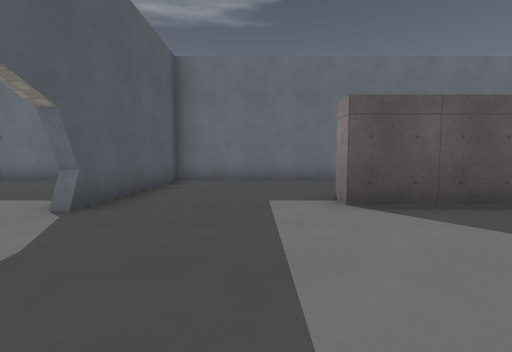
[1] (above)

24 first-person views from a walk through a 3-D level made in the Godot game engine. The camera is 1.3 m above the floor, tilts 4° down and sees 90° across. The floor is counted in squares, 2 m on a side. Each view is taken from the middle of a square. On the plan, view 1 faces up. The plan holds only what a view shows up to about 9 squares ahead; the rest is blank. The place goes on beyond the plan. Surface patterns are stand-ins for the level's own textures.

[2]
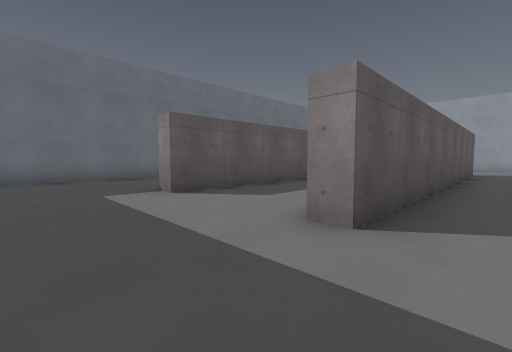

[3]
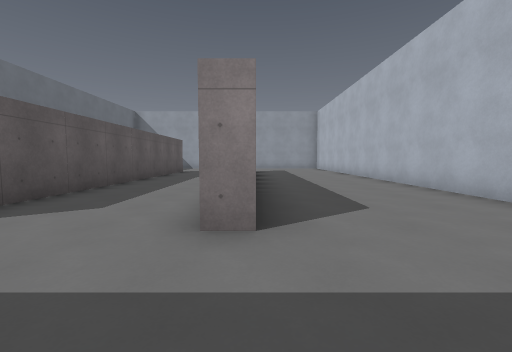

[4]
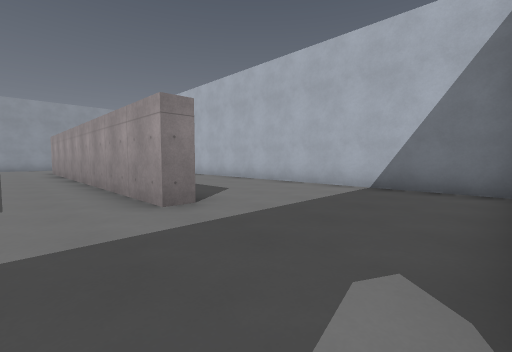

[5]
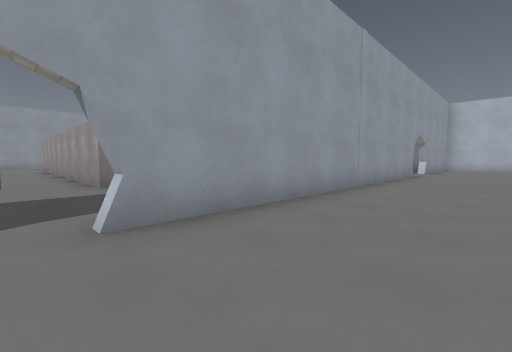

[6]
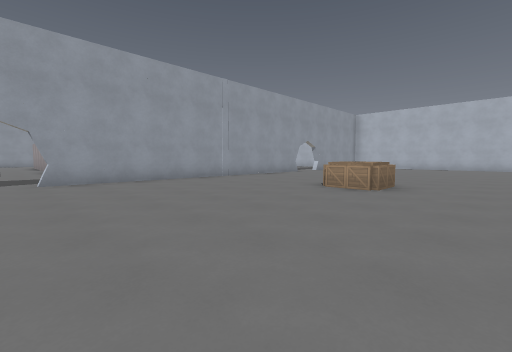

[7]
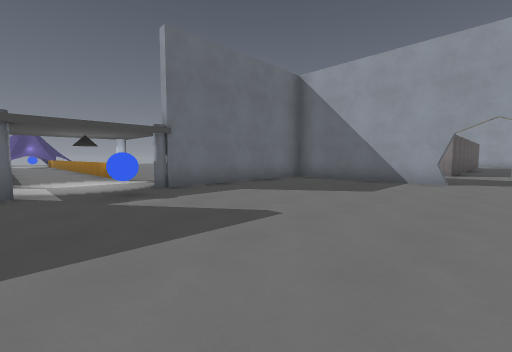

[8]
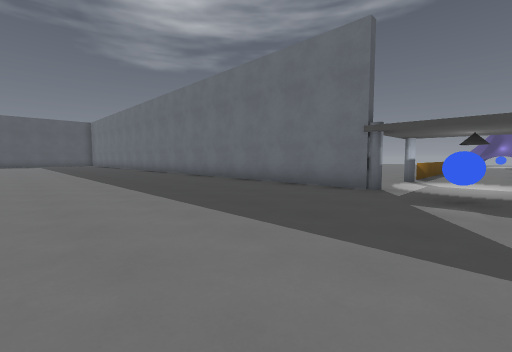

[9]
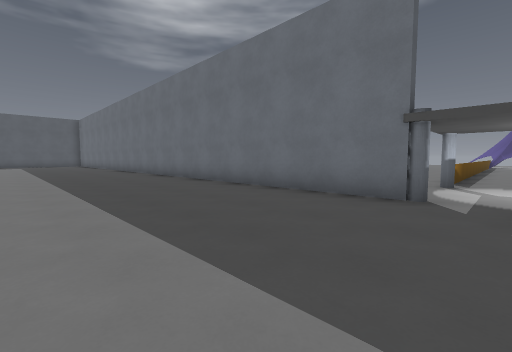

[10]
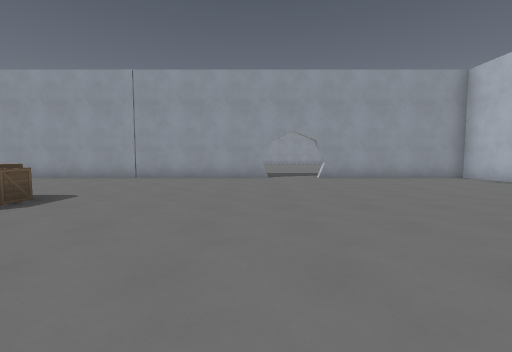

[11]
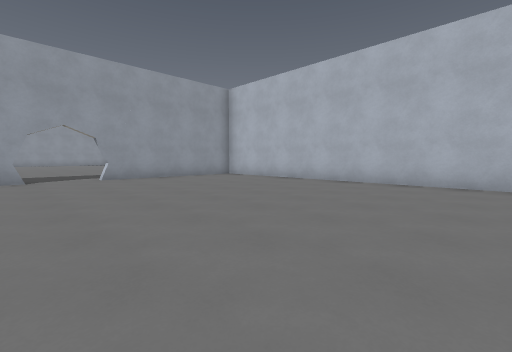

[12]
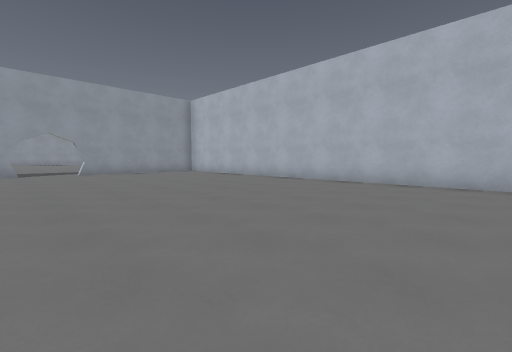

[13]
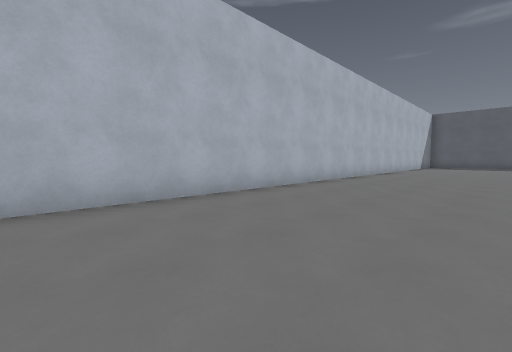

[14]
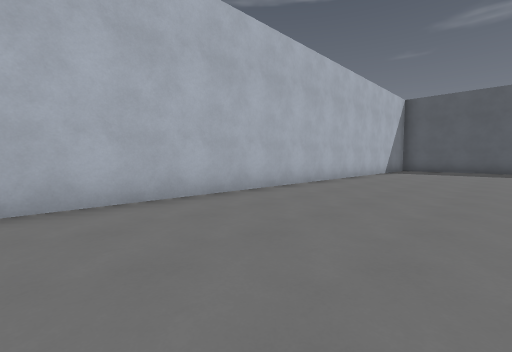

[15]
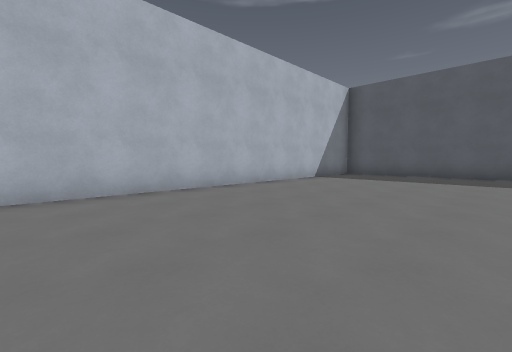

[16]
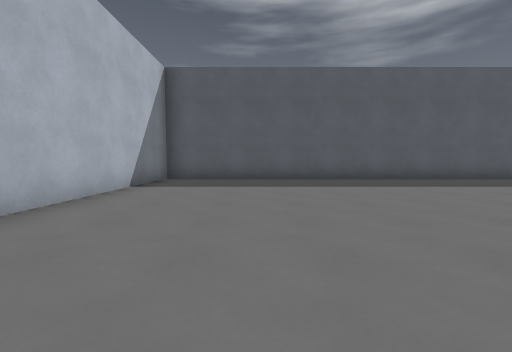

[17]
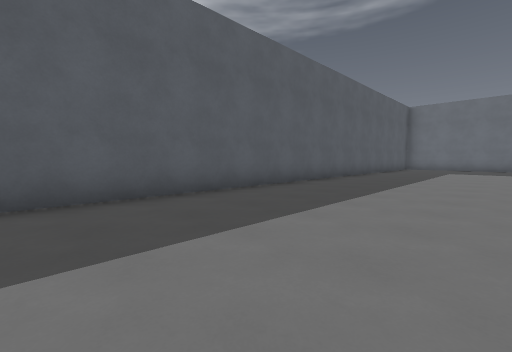

[18]
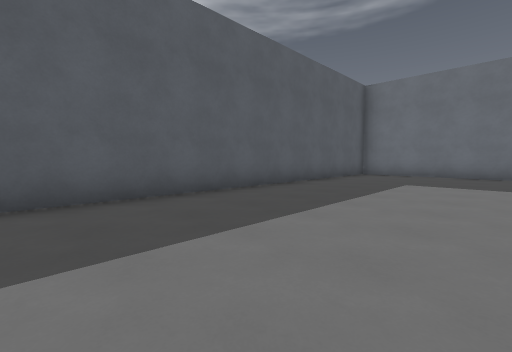

[19]
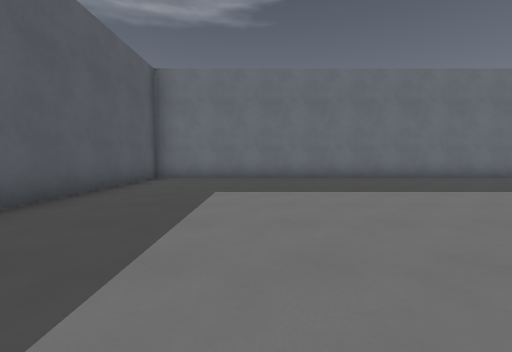

[20]
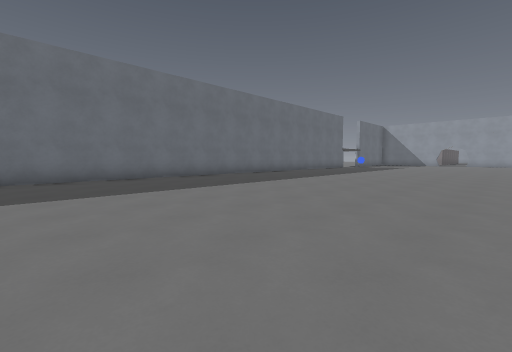

[21]
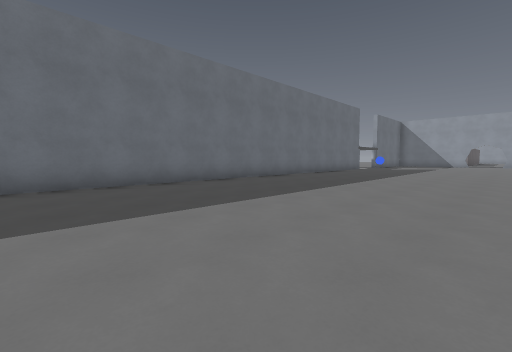

[22]
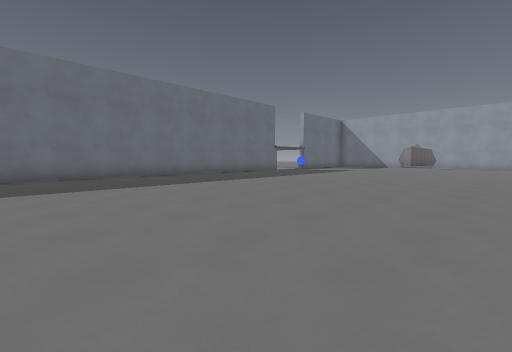

[23]
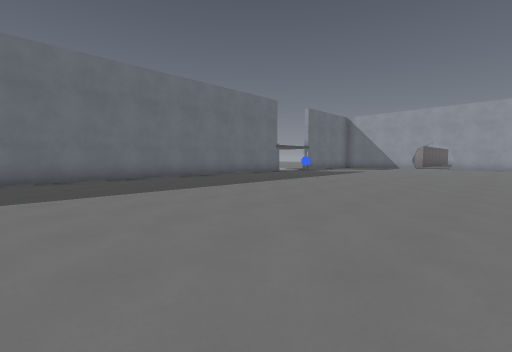

[24]
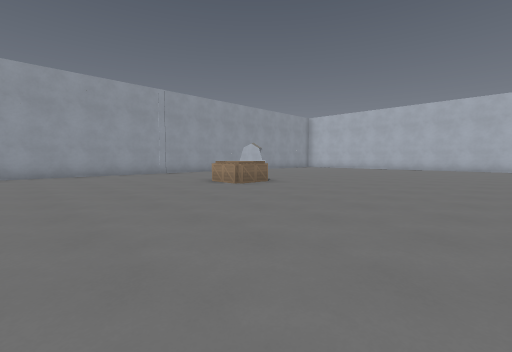

### Floor plan
Key: @ floor where view 1 was taken; # wall or solid block; x gap in a wall; . floor; = window, fence, low wall or low ledge; B box; A ball.
Columns run from 33 left of view 1 to 11 right of it. Each row starts with its distance up from view 1.
 14                        =.
 13                       .=.
 12                       .=.==
 11                       .x..x
 10                       .#..#
  9                        ....
  8                        ....
  7 ########################.A###########
  6 #..............................#....
  5 #..............................#....
  4 #..............................#...#######
  3 #.........................................
  2 #..........................................
  1 #..............................#...........
  0 #..............................#.@.##########
 -1 #..............................#.............
 -2 #.....      ...................#..........
 -3 #.....              ...........#..........
 -4 #.....              .....BB....###########
 -5 #.....              ...........#
 -6 #.....              ...........#
 -7 #.....              ...........#
 -8 #.....             ............#
 -9 #......            ..............
-10 #...........       ..............
-11 #..............................#
-12 #..............................#
-13 #..............................#
-14 #..............................#
-15 ################################

Where each view was taken, in squares from view 1:
view 1: 0 up, 0 right, facing up
view 2: 1 down, 1 left, facing up-right
view 3: 0 up, 1 left, facing right
view 4: 2 up, 2 left, facing down-right
view 5: 2 up, 5 left, facing down-right
view 6: 2 up, 10 left, facing down-right
view 7: 2 up, 10 left, facing up-right
view 8: 2 up, 8 left, facing up-left
view 9: 3 up, 9 left, facing up-left
view 10: 8 down, 11 left, facing right
view 11: 8 down, 11 left, facing down-right
view 12: 8 down, 14 left, facing down-right
view 13: 11 down, 12 left, facing down-left
view 14: 11 down, 18 left, facing down-left
view 15: 10 down, 22 left, facing down-left
view 16: 12 down, 24 left, facing left
view 17: 9 down, 28 left, facing up-left
view 18: 3 down, 28 left, facing up-left
view 19: 1 down, 29 left, facing up
view 20: 1 down, 27 left, facing up-right
view 21: 1 up, 25 left, facing up-right
view 22: 2 down, 21 left, facing up-right
view 23: 1 down, 20 left, facing up-right
view 24: 1 up, 13 left, facing down-right
